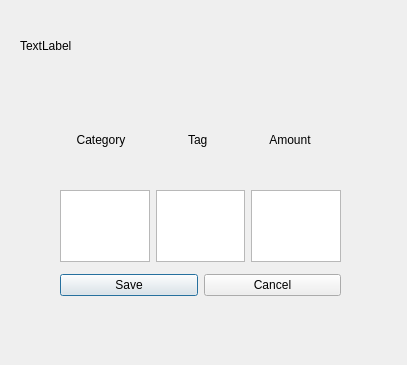
<?xml version="1.0" encoding="UTF-8"?>
<ui version="4.0">
 <class>add_containers</class>
 <widget class="QDialog" name="add_containers">
  <property name="geometry">
   <rect>
    <x>0</x>
    <y>0</y>
    <width>407</width>
    <height>365</height>
   </rect>
  </property>
  <property name="windowTitle">
   <string>Dialog</string>
  </property>
  <widget class="QWidget" name="widget" native="true">
   <property name="geometry">
    <rect>
     <x>60</x>
     <y>90</y>
     <width>281</width>
     <height>241</height>
    </rect>
   </property>
   <widget class="QWidget" name="verticalLayoutWidget_2">
    <property name="geometry">
     <rect>
      <x>0</x>
      <y>0</y>
      <width>281</width>
      <height>81</height>
     </rect>
    </property>
    <layout class="QVBoxLayout" name="verticalLayout"/>
   </widget>
   <widget class="QWidget" name="horizontalLayoutWidget_3">
    <property name="geometry">
     <rect>
      <x>0</x>
      <y>100</y>
      <width>281</width>
      <height>72</height>
     </rect>
    </property>
    <layout class="QHBoxLayout" name="horizontalLayout_4">
     <item>
      <widget class="QTextEdit" name="category_textedit"/>
     </item>
     <item>
      <widget class="QTextEdit" name="tag_textedit"/>
     </item>
     <item>
      <widget class="QTextEdit" name="amount_textedit"/>
     </item>
    </layout>
   </widget>
   <widget class="QWidget" name="horizontalLayoutWidget">
    <property name="geometry">
     <rect>
      <x>0</x>
      <y>150</y>
      <width>281</width>
      <height>91</height>
     </rect>
    </property>
    <layout class="QHBoxLayout" name="horizontalLayout">
     <item>
      <widget class="QPushButton" name="saveButton">
       <property name="text">
        <string>Save</string>
       </property>
      </widget>
     </item>
     <item>
      <widget class="QPushButton" name="cancelButton">
       <property name="text">
        <string>Cancel</string>
       </property>
      </widget>
     </item>
    </layout>
   </widget>
   <widget class="QWidget" name="horizontalLayoutWidget_2">
    <property name="geometry">
     <rect>
      <x>0</x>
      <y>10</y>
      <width>279</width>
      <height>79</height>
     </rect>
    </property>
    <layout class="QHBoxLayout" name="horizontalLayout_3">
     <item>
      <widget class="QLabel" name="T_categorylabel">
       <property name="text">
        <string>     Category</string>
       </property>
      </widget>
     </item>
     <item>
      <widget class="QLabel" name="T_tagLabel">
       <property name="text">
        <string>          Tag</string>
       </property>
      </widget>
     </item>
     <item>
      <widget class="QLabel" name="T_amountLabel">
       <property name="text">
        <string>      Amount</string>
       </property>
      </widget>
     </item>
    </layout>
   </widget>
  </widget>
  <widget class="QLabel" name="tgiflabel">
   <property name="geometry">
    <rect>
     <x>20</x>
     <y>10</y>
     <width>371</width>
     <height>71</height>
    </rect>
   </property>
   <property name="text">
    <string>TextLabel</string>
   </property>
  </widget>
 </widget>
 <resources/>
 <connections/>
</ui>
